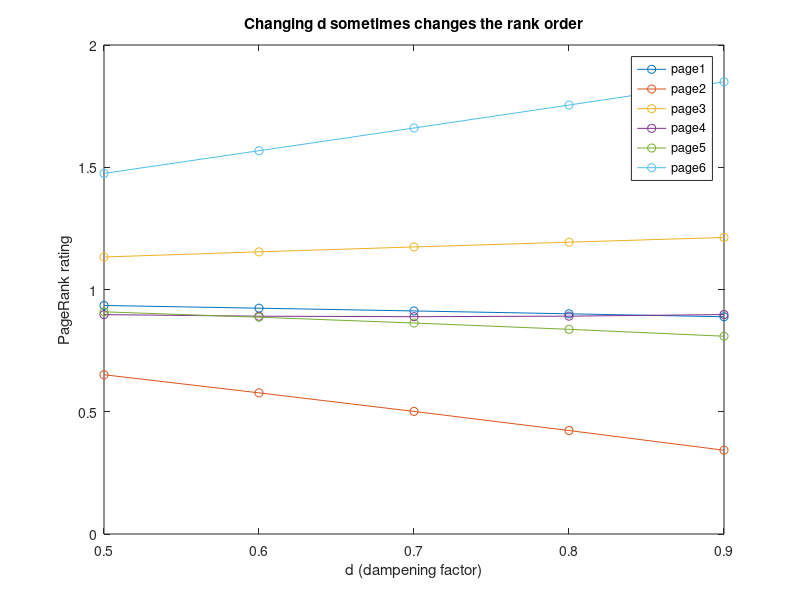

The MATLAB source for this figure:
% Homework Program 1
%
% Name: Hsu, Michael
% Section: 30
% Date: 9/23/2016

% step 1: create the hyperlink matrix H 6x6
H = [0 0 1/2 0 1/3 0;
     0 0 0 0 1/3 0;
    0 1/2 0 1/2 0 1/3;
     0 0 0 0 1/3 1/3;
    0 1/2 0 0 0 1/3;
    1 0 1/2 1/2 0 0]

% step 2: create the vector d of damping factors 1x5
 d = [0.5:0.1:0.9];
 
 % step 3: create the 6-by-5 PageRank matrix
 % Identity matrix and one matrix based off of hyperlink matrix's size
 PageRank = zeros(6,5);
 I = eye(size(H));
 N=size(H,1);
 one = ones(N,1);
 
 % Each "column" goes six rows down
 r1 = (I-d(1)*H)\((1-d(1))*one);
 r2 = (I-d(2)*H)\((1-d(2))*one);
 r3 = (I-d(3)*H)\((1-d(3))*one);
 r4 = (I-d(4)*H)\((1-d(4))*one);
 r5 = (I-d(5)*H)\((1-d(5))*one);
 
 % Assign all values of a column to the corresponding r
 PageRank(:,1) = r1
 PageRank(:,2) = r2
 PageRank(:,3) = r3
 PageRank(:,4) = r4
 PageRank(:,5) = r5
 
 % step 4: plot the results
 plot(d,PageRank,'o-')
 
 % Label, legend, title
 xlabel('d (dampening factor)')
 ylabel('PageRank rating')
 
 legend('show')
 legend('page1', 'page2', 'page3', 'page4', 'page5', 'page6')
 
 title('Changing d sometimes changes the rank order')
 